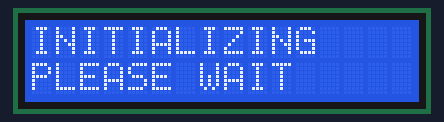
Recording of a sketch running on a simulated Arduino Uno, built with avr-gcc and run on an emulated ATmega328P. Shown: 16×2 character LCD.

Above: at 0.1 s.
At 2.2 s:
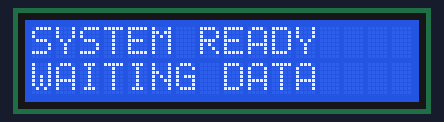

The sketch:

lcd_code.ino
```cpp
#include <Wire.h>
#include <LiquidCrystal_I2C.h>

LiquidCrystal_I2C lcd(0x27, 16, 2);

// sample variables (for future GPS/GSM use)
String line1 = "SYSTEM READY";
String line2 = "WAITING DATA";

unsigned long lastUpdate = 0;

void setup() {

  lcd.init();
  lcd.backlight();

  lcd.setCursor(0, 0);
  lcd.print("INITIALIZING");
  lcd.setCursor(0, 1);
  lcd.print("PLEASE WAIT");

  delay(2000);
  lcd.clear();
}

void loop() {

  updateLCD();
}

// ---------------- LCD UPDATE FUNCTION ----------------
void updateLCD() {

  // refresh every 1 second (non-blocking style)
  if (millis() - lastUpdate >= 1000) {
    lastUpdate = millis();

    lcd.setCursor(0, 0);
    lcd.print("                "); // clear line
    lcd.setCursor(0, 0);
    lcd.print(line1);

    lcd.setCursor(0, 1);
    lcd.print("                "); // clear line
    lcd.setCursor(0, 1);
    lcd.print(line2);
  }
}
```
